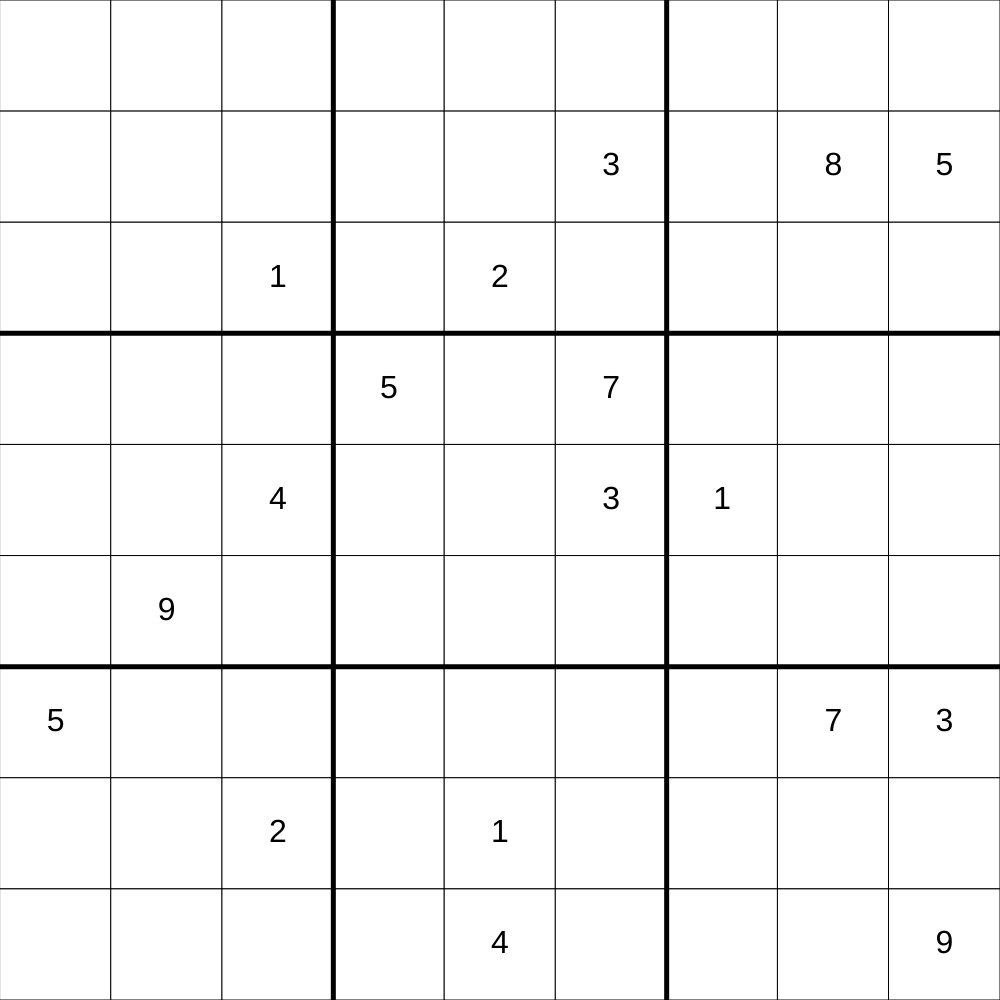
Frame 1 (no input)
Frame 60 (no input): identical to frame 1, image omitted
Frame 120 (the mouse pressed at the canvas centre since frame 60): identical to frame 1, image omitted

The p5.js sketch that drew this single still picture (run headless with seeded random() and noise() and a simulated clock; from frame 60 on, the mouse is pressed at the canvas centre):

// p5.js sketch
// ── sketch.js
// 2D Array Demo -- Drawing a Grid
// Edvin Jouband
// March 20, 2023

let grid = [[0, 0, 0, 0, 0, 0, 0, 0, 0],
            [0, 0, 0, 0, 0, 3, 0, 8, 5],
            [0, 0, 1, 0, 2, 0, 0, 0, 0],
            [0, 0, 0, 5, 0, 7, 0, 0, 0],
            [0, 0, 4, 0, 0, 3, 1, 0, 0],
            [0, 9, 0, 0, 0, 0, 0, 0, 0],
            [5, 0, 0, 0, 0, 0, 0, 7, 3],
            [0, 0, 2, 0, 1, 0, 0, 0, 0],
            [0, 0, 0, 0, 4, 0, 0, 0, 9]];

const ROWS = 9;
const COLS = 9;
let cellSize;

function setup() {
  if (windowWidth < windowHeight) {
    createCanvas(windowWidth, windowWidth);
  }   
  else {
    createCanvas(windowHeight, windowHeight);
  }

 cellSize = width/ROWS;
}

function draw() {
  background(220);
  displayGrid();
  drawBoxs();
}

function drawBoxs() {
  strokeWeight(5);
  // vertical lines 
  line(3*cellSize, 0, 3*cellSize, height);
  line(6*cellSize, 0, 6*cellSize, height);

  // horizontal lines
  line(0, 3*cellSize, width, 3*cellSize);
  line(0, 6*cellSize, width, 6*cellSize);
}

function displayGrid() {
  strokeWeight(1);
  for (let y = 0; y < ROWS; y++) {
    for (let x = 0; x < COLS; x++) {
      fill("white");
      rect(x * cellSize, y * cellSize, cellSize, cellSize);
      if (grid[y][x] !== 0) {
        fill("black");
        textAlign(CENTER, CENTER);
        textSize(32);
        text(grid[y][x], x * cellSize + cellSize/2, y * cellSize + cellSize/2);
      }
    }
  }
}
